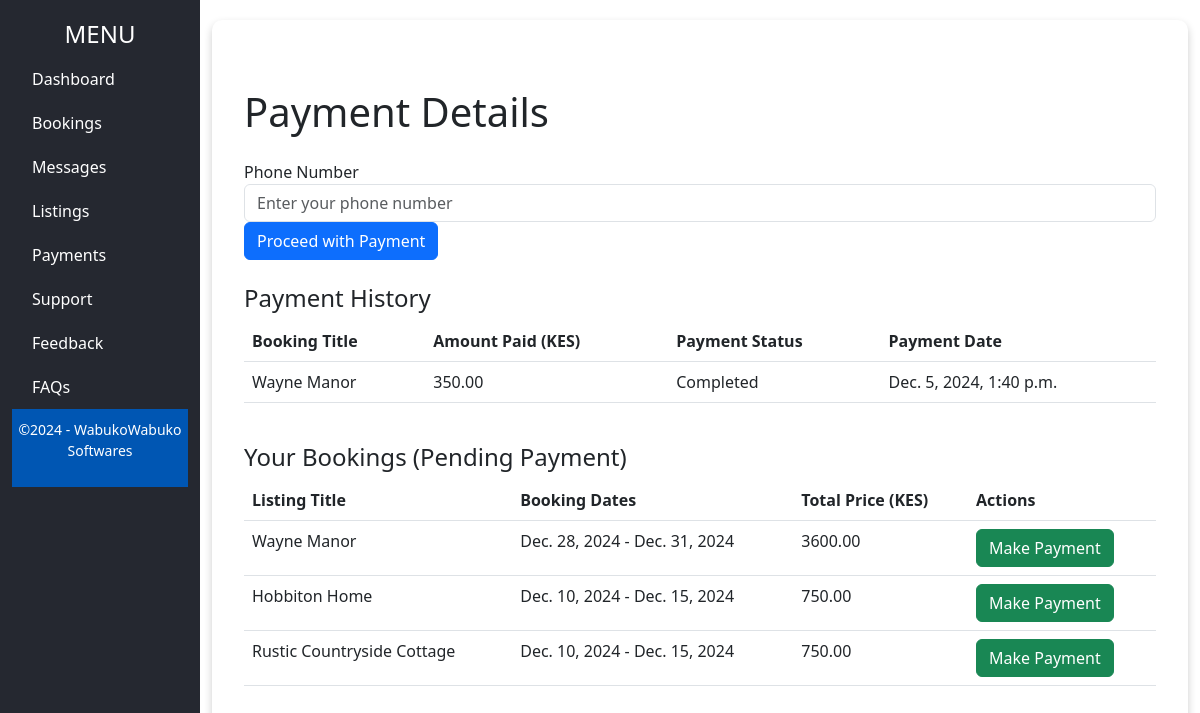
/payments/ (signed in), run on the app's committed database.
### App/models.py (models this page shows, shortened)
class Payment(models.Model):
    booking = models.OneToOneField(Booking, on_delete=models.CASCADE, related_name='payment')
    amount = models.DecimalField(max_digits=10, decimal_places=2)
    payment_date = models.DateTimeField(auto_now_add=True)
    status = models.CharField(max_length=50)

class Booking(models.Model):
    listing = models.ForeignKey(Listing, on_delete=models.CASCADE, related_name='bookings')
    guest = models.ForeignKey(settings.AUTH_USER_MODEL, on_delete=models.CASCADE, related_name='bookings')
    start_date = models.DateField()
    end_date = models.DateField()
    total_price = models.DecimalField(max_digits=10, decimal_places=2)
    created_at = models.DateTimeField(auto_now_add=True)

class Listing(models.Model):
    host = models.ForeignKey(User, on_delete=models.CASCADE, related_name='listings')
    title = models.CharField(max_length=255)
    description = models.TextField()
    address = models.CharField(max_length=255)
    price_per_night = models.DecimalField(max_digits=10, decimal_places=2)
    max_guests = models.PositiveIntegerField()
    created_at = models.DateTimeField(auto_now_add=True)

### App/views.py (the view)
# urls.py: path('payments/', views.payments, name="payments_page"),
@login_required
def payments(request):
    user = request.user
    bookings = Booking.objects.filter(guest=user.id)
    payments = Payment.objects.filter(booking__guest=user.id)
    if request.method == "POST":
        phone_number = request.POST.get('phone_number')
        if not phone_number:
            messages.error(request, "Please enter a phone number for the transaction.")
            return redirect('payment_page')
        messages.success(request, "Payment has been successfully processed!")
    return render(request, 'payments.html', {
        'bookings': bookings,
        'payments': payments,
    })

### App/templates/payments.html (shortened to what this page needs)
{% extends 'baseForAfterLogin.html' %}
{% block mainContent %}
    <div class="container my-5">
        <h1 class="mb-4">Payment Details</h1>
        <div class="row mb-4">
            <div class="col-12">
                <form method="POST">
                    <div class="form-group">
                        <label for="phone_number">Phone Number</label>
                        <input type="text" id="phone_number" name="phone_number" class="form-control" placeholder="Enter your phone number" required>
                    </div>
                    <button type="submit" class="btn btn-primary">Proceed with Payment</button>
                </form>
            </div>
        </div>
        <div class="row mb-4">
            <div class="col-12">
                <h4>Payment History</h4>
                <table class="table">
                    <thead>
                        <tr>
                            <th>Booking Title</th>
                            <th>Amount Paid (KES)</th>
                            <th>Payment Status</th>
                            <th>Payment Date</th>
                        </tr>
                    </thead>
                    <tbody>
                        {% for payment in payments %}
                            <tr>
                                <td>{{ payment.booking.listing.title }}</td>
                                <td>{{ payment.amount }}</td>
                                <td>{{ payment.status }}</td>
                                <td>{{ payment.payment_date }}</td>
                            </tr>
                        {% empty %}
                            <tr>
                                <td colspan="4">No payment history found.</td>
                            </tr>
                        {% endfor %}
                    </tbody>
                </table>
            </div>
        </div>
        <div class="row">
            <div class="col-12">
                <h4>Your Bookings (Pending Payment)</h4>
                <table class="table">
                    <thead>
                        <tr>
                            <th>Listing Title</th>
                            <th>Booking Dates</th>
                            <th>Total Price (KES)</th>
                            <th>Actions</th>
                        </tr>
                    </thead>
                    <tbody>
                        {% for booking in bookings %}
                            <tr>
                                <td>{{ booking.listing.title }}</td>
                                <td>{{ booking.start_date }} - {{ booking.end_date }}</td>
                                <td>{{ booking.total_price }}</td>
                                <td>
                                    {% if booking.payment.status != 'Paid' %}
                                        <a href="" class="btn btn-success">Make Payment</a>
                                    {% else %}
                                        <span class="badge badge-success">Paid</span>
                                    {% endif %}
                                </td>
                            </tr>
                        {% empty %}
                            <tr>
                                <td colspan="4">No bookings found.</td>
                            </tr>
                        {% endfor %}
                    </tbody>
                </table>
            </div>
        </div>
    </div>
{% endblock mainContent %}

### data on the page
Payment: booking.listing "Wayne Manor", amount "350.00", status "Completed", payment_date "Dec. 5, 2024, 1:40 p.m."
Booking: listing "Wayne Manor", start_date "Dec. 28, 2024", end_date "Dec. 31, 2024", total_price "3600.00", shows "Make Payment"
Booking: listing "Hobbiton Home", start_date "Dec. 10, 2024", end_date "Dec. 15, 2024", total_price "750.00", shows "Make Payment"
Booking: listing "Rustic Countryside Cottage", start_date "Dec. 10, 2024", end_date "Dec. 15, 2024", total_price "750.00", shows "Make Payment"
